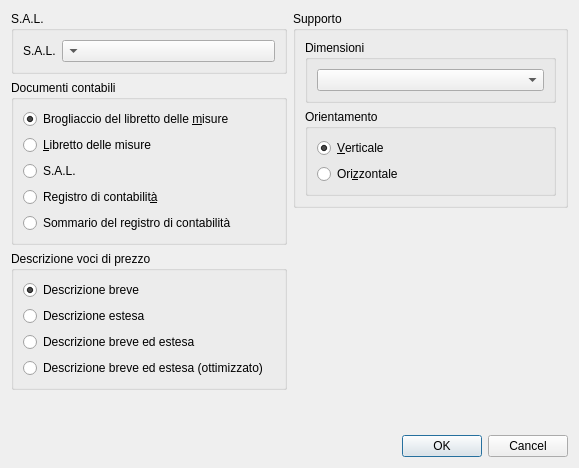
<?xml version="1.0" encoding="UTF-8"?>
<ui version="4.0">
 <class>AccountingPrinterGUI</class>
 <widget class="QDialog" name="AccountingPrinterGUI">
  <property name="geometry">
   <rect>
    <x>0</x>
    <y>0</y>
    <width>579</width>
    <height>468</height>
   </rect>
  </property>
  <property name="windowTitle">
   <string>Stampa Computo su file ODT</string>
  </property>
  <layout class="QGridLayout" name="gridLayout_2">
   <item row="0" column="0">
    <layout class="QVBoxLayout" name="verticalLayout_2">
     <item>
      <widget class="QGroupBox" name="billToPrintGroupBox">
       <property name="title">
        <string>S.A.L.</string>
       </property>
       <layout class="QGridLayout" name="gridLayout_6">
        <item row="0" column="1">
         <widget class="QComboBox" name="billToPrintComboBox">
          <property name="layoutDirection">
           <enum>Qt::RightToLeft</enum>
          </property>
         </widget>
        </item>
        <item row="0" column="0">
         <widget class="QLabel" name="billToPrintLabel">
          <property name="sizePolicy">
           <sizepolicy hsizetype="Maximum" vsizetype="Preferred">
            <horstretch>0</horstretch>
            <verstretch>0</verstretch>
           </sizepolicy>
          </property>
          <property name="text">
           <string>S.A.L.</string>
          </property>
         </widget>
        </item>
       </layout>
      </widget>
     </item>
     <item>
      <widget class="QGroupBox" name="printDocGroupBox">
       <property name="title">
        <string>Documenti contabili</string>
       </property>
       <layout class="QGridLayout" name="gridLayout_3">
        <item row="5" column="0">
         <widget class="QRadioButton" name="printAccountingSummaryButton">
          <property name="text">
           <string>Sommario del registro di contabilità</string>
          </property>
          <property name="checked">
           <bool>false</bool>
          </property>
         </widget>
        </item>
        <item row="3" column="0">
         <widget class="QRadioButton" name="printAccountingButton">
          <property name="text">
           <string>Registro di contabilit&amp;à</string>
          </property>
          <property name="checked">
           <bool>false</bool>
          </property>
         </widget>
        </item>
        <item row="1" column="0">
         <widget class="QRadioButton" name="printBillButton">
          <property name="text">
           <string>&amp;Libretto delle misure</string>
          </property>
          <property name="checked">
           <bool>false</bool>
          </property>
         </widget>
        </item>
        <item row="0" column="0">
         <widget class="QRadioButton" name="printRawBillButton">
          <property name="text">
           <string>Brogliaccio del libretto delle &amp;misure</string>
          </property>
          <property name="checked">
           <bool>true</bool>
          </property>
         </widget>
        </item>
        <item row="2" column="0">
         <widget class="QRadioButton" name="printPaymentButton">
          <property name="text">
           <string>S.A.L.</string>
          </property>
          <property name="checked">
           <bool>false</bool>
          </property>
         </widget>
        </item>
       </layout>
      </widget>
     </item>
     <item>
      <widget class="QGroupBox" name="printPriceItemOptionsGroupBox">
       <property name="title">
        <string>Descrizione voci di prezzo</string>
       </property>
       <layout class="QGridLayout" name="gridLayout_5">
        <item row="0" column="0">
         <widget class="QRadioButton" name="printShortDescRadioButton">
          <property name="text">
           <string>Descrizione breve</string>
          </property>
          <property name="checked">
           <bool>true</bool>
          </property>
         </widget>
        </item>
        <item row="1" column="0">
         <widget class="QRadioButton" name="printLongDescRadioButton">
          <property name="text">
           <string>Descrizione estesa</string>
          </property>
         </widget>
        </item>
        <item row="2" column="0">
         <widget class="QRadioButton" name="printShortLongDescRadioButton">
          <property name="text">
           <string>Descrizione breve ed estesa</string>
          </property>
         </widget>
        </item>
        <item row="3" column="0">
         <widget class="QRadioButton" name="printShortLongDescOptRadioButton">
          <property name="text">
           <string>Descrizione breve ed estesa (ottimizzato)</string>
          </property>
          <property name="checked">
           <bool>false</bool>
          </property>
         </widget>
        </item>
       </layout>
      </widget>
     </item>
    </layout>
   </item>
   <item row="0" column="1">
    <layout class="QVBoxLayout" name="verticalLayout">
     <item>
      <widget class="QGroupBox" name="paperGroupBox">
       <property name="title">
        <string>Supporto</string>
       </property>
       <layout class="QGridLayout" name="gridLayout">
        <item row="0" column="0">
         <widget class="QGroupBox" name="paperDimensionsGroupBox">
          <property name="title">
           <string>Dimensioni</string>
          </property>
          <layout class="QGridLayout" name="gridLayout_7">
           <item row="0" column="0">
            <widget class="QComboBox" name="paperDimensionsComboBox"/>
           </item>
          </layout>
         </widget>
        </item>
        <item row="1" column="0">
         <widget class="QGroupBox" name="paperOrientationGroupBox">
          <property name="title">
           <string>Orientamento</string>
          </property>
          <layout class="QGridLayout" name="gridLayout_4">
           <item row="1" column="0">
            <widget class="QRadioButton" name="paperHorizzontalRadioButton">
             <property name="text">
              <string>Ori&amp;zzontale</string>
             </property>
             <property name="checked">
              <bool>false</bool>
             </property>
            </widget>
           </item>
           <item row="0" column="0">
            <widget class="QRadioButton" name="paperVerticalRadioButton">
             <property name="text">
              <string>&amp;Verticale</string>
             </property>
             <property name="checked">
              <bool>true</bool>
             </property>
            </widget>
           </item>
          </layout>
         </widget>
        </item>
       </layout>
      </widget>
     </item>
     <item>
      <spacer name="verticalSpacer_3">
       <property name="orientation">
        <enum>Qt::Vertical</enum>
       </property>
       <property name="sizeHint" stdset="0">
        <size>
         <width>20</width>
         <height>40</height>
        </size>
       </property>
      </spacer>
     </item>
    </layout>
   </item>
   <item row="2" column="0" colspan="2">
    <widget class="QDialogButtonBox" name="buttonBox">
     <property name="orientation">
      <enum>Qt::Horizontal</enum>
     </property>
     <property name="standardButtons">
      <set>QDialogButtonBox::Cancel|QDialogButtonBox::Ok</set>
     </property>
    </widget>
   </item>
   <item row="1" column="0" colspan="2">
    <spacer name="verticalSpacer">
     <property name="orientation">
      <enum>Qt::Vertical</enum>
     </property>
     <property name="sizeHint" stdset="0">
      <size>
       <width>20</width>
       <height>40</height>
      </size>
     </property>
    </spacer>
   </item>
  </layout>
 </widget>
 <tabstops>
  <tabstop>printRawBillButton</tabstop>
  <tabstop>printBillButton</tabstop>
  <tabstop>printPaymentButton</tabstop>
  <tabstop>printAccountingButton</tabstop>
  <tabstop>printAccountingSummaryButton</tabstop>
  <tabstop>printShortDescRadioButton</tabstop>
  <tabstop>printLongDescRadioButton</tabstop>
  <tabstop>printShortLongDescRadioButton</tabstop>
  <tabstop>printShortLongDescOptRadioButton</tabstop>
  <tabstop>billToPrintComboBox</tabstop>
  <tabstop>paperDimensionsComboBox</tabstop>
  <tabstop>paperVerticalRadioButton</tabstop>
  <tabstop>paperHorizzontalRadioButton</tabstop>
 </tabstops>
 <resources/>
 <connections>
  <connection>
   <sender>buttonBox</sender>
   <signal>accepted()</signal>
   <receiver>AccountingPrinterGUI</receiver>
   <slot>accept()</slot>
   <hints>
    <hint type="sourcelabel">
     <x>248</x>
     <y>254</y>
    </hint>
    <hint type="destinationlabel">
     <x>157</x>
     <y>274</y>
    </hint>
   </hints>
  </connection>
  <connection>
   <sender>buttonBox</sender>
   <signal>rejected()</signal>
   <receiver>AccountingPrinterGUI</receiver>
   <slot>reject()</slot>
   <hints>
    <hint type="sourcelabel">
     <x>316</x>
     <y>260</y>
    </hint>
    <hint type="destinationlabel">
     <x>286</x>
     <y>274</y>
    </hint>
   </hints>
  </connection>
 </connections>
</ui>
